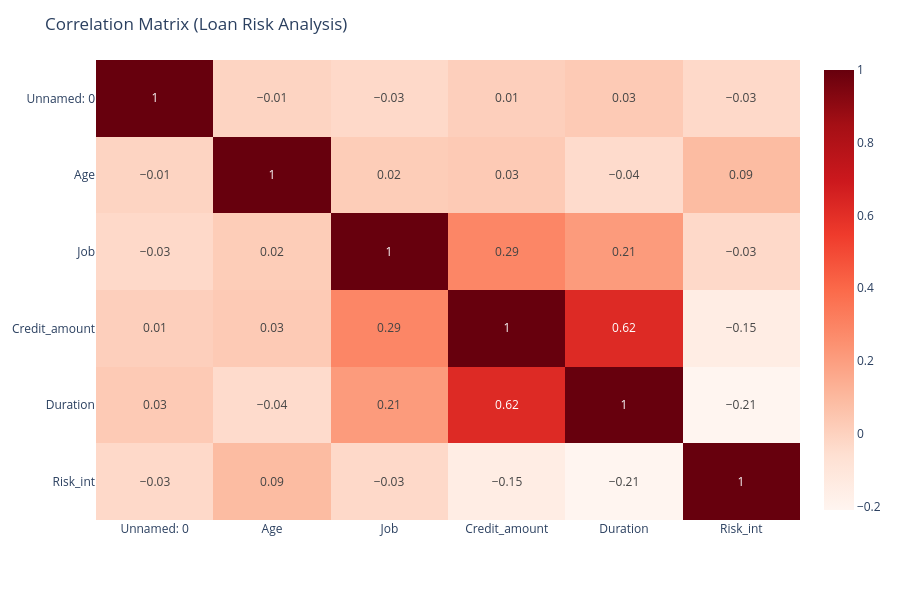

The code cell stored with this chart in its notebook:
### Code cell
import plotly.express as px
import numpy as np

# =========================
# 1. Correlation Matrix
# =========================
corr = df.corr(numeric_only=True).round(2)

# =========================
# 2. Heatmap
# =========================
fig = px.imshow(
    corr,
    text_auto=True,
    aspect="auto",
    color_continuous_scale="Reds"
)

# Layout
fig.update_layout(
    title="Correlation Matrix (Loan Risk Analysis)",
    height=600
)

fig.show()

### Figure 1 — Plotly figure (JSON) as saved in the notebook; plotly's stock layout.template omitted (floating-point values rounded to 4 significant figures)
{"data": [{"coloraxis": "coloraxis", "hovertemplate": "x: %{x}<br>y: %{y}<br>color: %{z}<extra></extra>", "name": "0", "texttemplate": "%{z}", "type": "heatmap", "x": ["Unnamed: 0", "Age", "Job", "Credit_amount", "Duration", "Risk_int"], "xaxis": "x", "y": ["Unnamed: 0", "Age", "Job", "Credit_amount", "Duration", "Risk_int"], "yaxis": "y", "z": [[1.0, -0.01, -0.03, 0.01, 0.03, -0.03], [-0.01, 1.0, 0.02, 0.03, -0.04, 0.09], [-0.03, 0.02, 1.0, 0.29, 0.21, -0.03], [0.01, 0.03, 0.29, 1.0, 0.62, -0.15], [0.03, -0.04, 0.21, 0.62, 1.0, -0.21], [-0.03, 0.09, -0.03, -0.15, -0.21, 1.0]]}], "layout": {"coloraxis": {"colorscale": [[0, "rgb(255,245,240)"], [0.125, "rgb(254,224,210)"], [0.25, "rgb(252,187,161)"], [0.375, "rgb(252,146,114)"], [0.5, "rgb(251,106,74)"], [0.625, "rgb(239,59,44)"], [0.75, "rgb(203,24,29)"], [0.875, "rgb(165,15,21)"], [1, "rgb(103,0,13)"]]}, "height": 600, "margin": {"t": 60}, "title": {"text": "Correlation Matrix (Loan Risk Analysis)"}, "xaxis": {"anchor": "y", "domain": [0, 1]}, "yaxis": {"anchor": "x", "autorange": "reversed", "domain": [0, 1]}}}
